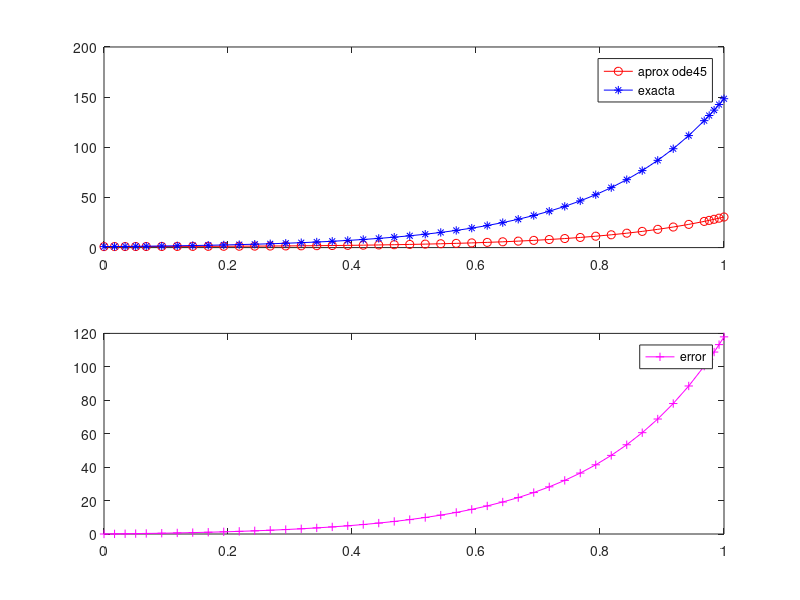

Recreate this plot in MATLAB.
function ej68est

f = @(t,y) exp(5*t);
[tt,yy] = ode45 (f,[0,1], 1);

exacta = exp(5*tt);
close all

subplot(2,1,1) %2 columnas primera de ellas
plot(tt,yy, 'ro-', tt,exacta, 'b*-')
legend ('aprox ode45', 'exacta')

subplot(2,1,2)
plot (tt,abs (exacta - yy), 'm+-')
legend ('error')
shg
